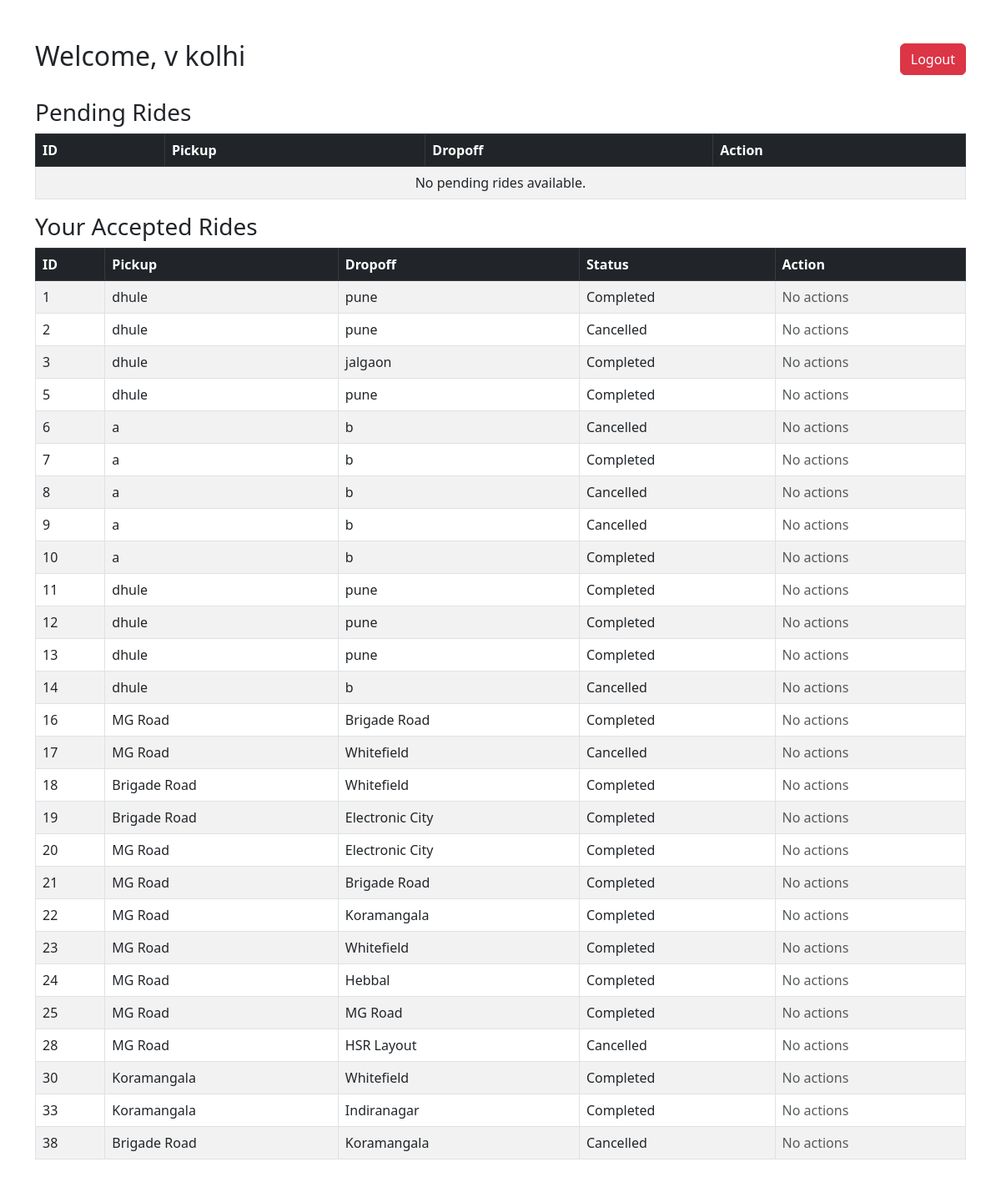
Screenshot of /pages/driver_dashboard.php (signed in) with the database file from the repository.
### tables this page shows
CREATE TABLE `rides` (
  `id` int(11) NOT NULL,
  `user_id` int(11) DEFAULT NULL,
  `driver_id` int(11) DEFAULT NULL,
  `pickup` varchar(100) DEFAULT NULL,
  `dropoff` varchar(100) DEFAULT NULL,
  `status` enum('pending','accepted','completed','cancelled') DEFAULT 'pending'
);

### pages/driver_dashboard.php (the view, shortened to what this page needs)
<?php
include('../includes/db.php');
$driver_id = $_SESSION['user_id'];
$pending = $conn->query("SELECT * FROM rides WHERE status = 'pending'");
$stmt = $conn->prepare("SELECT * FROM rides WHERE driver_id = ?");
$stmt->bind_param("i", $driver_id);
$stmt->execute();
$accepted = $stmt->get_result();
?>
<link href="https://cdn.jsdelivr.net/npm/bootstrap@5.3.0/dist/css/bootstrap.min.css" rel="stylesheet">
<div class="container my-5">
    <div class="d-flex justify-content-between align-items-center mb-4">
        <h2>Welcome, <?php echo htmlspecialchars($_SESSION['name']); ?></h2>
        <a href="logout.php" class="btn btn-danger">Logout</a>
    </div>
    <h3>Pending Rides</h3>
    <table class="table table-striped table-bordered">
        <thead class="table-dark">
            <tr><th>ID</th><th>Pickup</th><th>Dropoff</th><th>Action</th></tr>
        </thead>
        <tbody>
            <?php if ($pending->num_rows > 0): ?>
                <?php while ($ride = $pending->fetch_assoc()): ?>
                    <tr>
                        <td><?php echo $ride['id']; ?></td>
                        <td><?php echo htmlspecialchars($ride['pickup']); ?></td>
                        <td><?php echo htmlspecialchars($ride['dropoff']); ?></td>
                        <td><a href="?accept=<?php echo $ride['id']; ?>" class="btn btn-success btn-sm">Accept</a></td>
                    </tr>
                <?php endwhile; ?>
            <?php else: ?>
                <tr><td colspan="4" class="text-center">No pending rides available.</td></tr>
            <?php endif; ?>
        </tbody>
    </table>
    <h3>Your Accepted Rides</h3>
    <table class="table table-striped table-bordered">
        <thead class="table-dark">
            <tr><th>ID</th><th>Pickup</th><th>Dropoff</th><th>Status</th><th>Action</th></tr>
        </thead>
        <tbody>
            <?php if ($accepted->num_rows > 0): ?>
                <?php while ($ride = $accepted->fetch_assoc()): ?>
                    <tr>
                        <td><?php echo $ride['id']; ?></td>
                        <td><?php echo htmlspecialchars($ride['pickup']); ?></td>
                        <td><?php echo htmlspecialchars($ride['dropoff']); ?></td>
                        <td><?php echo ucfirst(htmlspecialchars($ride['status'])); ?></td>
                        <td>
                            <?php if ($ride['status'] == 'accepted'): ?>
                                <a href="?complete=<?php echo $ride['id']; ?>" class="btn btn-success btn-sm">Complete</a>
                                <a href="?cancel=<?php echo $ride['id']; ?>" class="btn btn-danger btn-sm">Cancel</a>
                            <?php else: ?>
                                <span class="text-muted">No actions</span>
                            <?php endif; ?>
                        </td>
                    </tr>
                <?php endwhile; ?>
            <?php else: ?>
                <tr><td colspan="5" class="text-center">No accepted rides.</td></tr>
            <?php endif; ?>
        </tbody>
    </table>
</div>

### rows the page displays
rides: id "1", pickup "dhule", dropoff "pune", status "Completed", shows "No actions"
rides: id "2", pickup "dhule", dropoff "pune", status "Cancelled", shows "No actions"
rides: id "3", pickup "dhule", dropoff "jalgaon", status "Completed", shows "No actions"
rides: id "5", pickup "dhule", dropoff "pune", status "Completed", shows "No actions"
rides: id "6", pickup "a", dropoff "b", status "Cancelled", shows "No actions"
rides: id "7", pickup "a", dropoff "b", status "Completed", shows "No actions"
rides: id "8", pickup "a", dropoff "b", status "Cancelled", shows "No actions"
rides: id "9", pickup "a", dropoff "b", status "Cancelled", shows "No actions"
rides: id "10", pickup "a", dropoff "b", status "Completed", shows "No actions"
rides: id "11", pickup "dhule", dropoff "pune", status "Completed", shows "No actions"
rides: id "12", pickup "dhule", dropoff "pune", status "Completed", shows "No actions"
rides: id "13", pickup "dhule", dropoff "pune", status "Completed", shows "No actions"
rides: id "14", pickup "dhule", dropoff "b", status "Cancelled", shows "No actions"
rides: id "16", pickup "MG Road", dropoff "Brigade Road", status "Completed", shows "No actions"
rides: id "17", pickup "MG Road", dropoff "Whitefield", status "Cancelled", shows "No actions"
rides: id "18", pickup "Brigade Road", dropoff "Whitefield", status "Completed", shows "No actions"
rides: id "19", pickup "Brigade Road", dropoff "Electronic City", status "Completed", shows "No actions"
rides: id "20", pickup "MG Road", dropoff "Electronic City", status "Completed", shows "No actions"
rides: id "21", pickup "MG Road", dropoff "Brigade Road", status "Completed", shows "No actions"
rides: id "22", pickup "MG Road", dropoff "Koramangala", status "Completed", shows "No actions"
rides: id "23", pickup "MG Road", dropoff "Whitefield", status "Completed", shows "No actions"
rides: id "24", pickup "MG Road", dropoff "Hebbal", status "Completed", shows "No actions"
rides: id "25", pickup "MG Road", dropoff "MG Road", status "Completed", shows "No actions"
rides: id "28", pickup "MG Road", dropoff "HSR Layout", status "Cancelled", shows "No actions"
rides: id "30", pickup "Koramangala", dropoff "Whitefield", status "Completed", shows "No actions"
rides: id "33", pickup "Koramangala", dropoff "Indiranagar", status "Completed", shows "No actions"
rides: id "38", pickup "Brigade Road", dropoff "Koramangala", status "Cancelled", shows "No actions"

### other values shown
$_SESSION['name'] "v kolhi"
